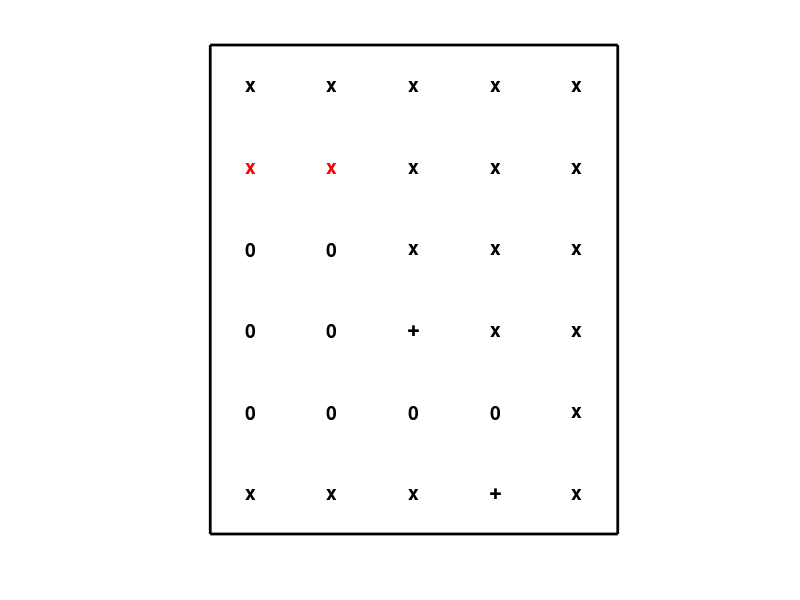

Source code (MATLAB):
function FigMat()

close all
figure
axis ij equal off
hold on
A = ['xxxxx';...
     'XXxxx';...
     'ooxxx';...
     'oo+xx';...
     'oooox';...
     'xxx+x'];
ShowMatrixXO(A,0,10)

function ShowMatrixXO(A,x0,y0)
% A (mxn) character array
% 
[m,n] = size(A);
HA = 'HorizontalAlignment';
fill([x0 x0+n x0+n x0],[y0 y0 y0+m y0+m],'w','linewidth',2)
for i=1:m
    for j=1:n
        x = x0-.5 + j;
        y = y0-.5 + i;
        if A(i,j)=='x'
            text(x,y,'x',HA,'center','Fontweight','bold','Fontsize',14,'color','k')
        elseif A(i,j)=='X'
            text(x,y,'x',HA,'center','Fontweight','bold','Fontsize',14,'color','r')
        elseif A(i,j)=='o'
            text(x,y,'0',HA,'center','Fontweight','bold','Fontsize',14,'color','k')
        elseif A(i,j)=='+'
            text(x,y,'+',HA,'center','Fontweight','bold','Fontsize',16,'color','k')
        end
    end
end